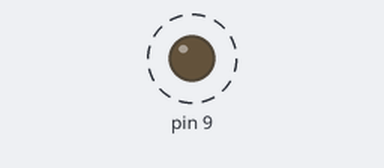
The sketch below on a simulated Arduino Uno, built with avr-gcc and run on an emulated ATmega328P. On the bench: output pins drawn as LEDs (lit = HIGH). Dashed ring = blinking.

Above: at 0.13 s.
Timing chart, 0 to 3.0 s (numbered marks = the images above):
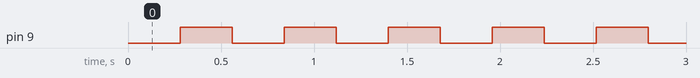

The sketch:

timer_led_blink.ino
```cpp
/****************************************************************
 * This is blinking led program using timer.
 * You can find register summary in 428 page of
 * atmega328p.pdf and pinout in pinout.png.
 * Led on pin 9, it is PORTB1 and have offset 0x25.
 * ocr_1x - OUTPUT COMPARE REGISTER - init in it value to compare
 * tccr - init in it timer prescaler and init OCR1A
 * TIMSK - TIMER COUNTER INTERRUPT MASK - enable
 * Timet/Counter Output Compare A.
 ****************************************************************/
#include <avr/io.h>
#include <util/delay.h>

/*
 * Define constant.
 */
#define WGWM_OFF        3
#define ICIE_OFF        1
#define PRESC           0x5
#define VALUE           0x1111

/*
 * Define register offset.
 */
#define TIMER_OFFSET    0x80
#define TIMSK_OFFSET    0x6F
#define OFFSET_DDR_B    0x24
#define OFFSET_PORT_B   0x25

/*
 * Mapped it.
 */
#define TIMSK_REG       *((volatile unsigned char *)TIMSK_OFFSET)
#define DDR_B           *((volatile unsigned char *)OFFSET_DDR_B)
#define PORT_B          *((volatile unsigned char *)OFFSET_PORT_B)

/*
 * Timer registers.
 */
struct timer_reg {
        unsigned char tccr_1a;
        unsigned char tccr_1b;
        unsigned char tccr_1c;
        unsigned char reserved;
        unsigned char tccr_1l;
        unsigned char tccr_1h;
        unsigned char icr_1l;
        unsigned char icr_1h;
        unsigned char ocr_1l;
        unsigned char ocr_1h;
};

volatile struct timer_reg *reg = (void *)TIMER_OFFSET;

/*
 * Init timer
 */
void init_timer()
{
        /*
         * Disable interrupt.
         */
        cli();

        /*
         * Clear registers.
         */
        reg->tccr_1a = 0;
        reg->tccr_1b = 0;
        reg->tccr_1l = 0;
        reg->tccr_1h = 0;

        /*
         * Init ocr register.
         */
        reg->ocr_1h = VALUE >> 8;
        reg->ocr_1l = VALUE & 0x00FF;

        /*
         * Init timer register.
         */
        reg->tccr_1b |= 1 << WGWM_OFF;
        reg->tccr_1b |= 1 << 2;
        reg->tccr_1b |= 1 << 0;

        TIMSK_REG |= 1 << ICIE_OFF;

        /*
         * Enable interrupt.
         */
        sei();
}

/*
 * We need to configure our register as output.
 */
void init_gpio()
{
        DDR_B = 1 << 1;
}

/*
 * Switch PORT state
 */
void led_switch()
{
        PORT_B ^= 1 << 1;
}

/*
 * Main function
 */
int main()
{
	/*
	 * Init our modules.
	 */
	init_timer();
	init_gpio();

        /*
         * Infinite loop
         */
        while (1) {
        }
}

/*
 * Interrupt service routine
 */
ISR(TIMER1_COMPA_vect)
{
	led_switch();
}
```

Measured:
- by itself, pin 9: alternates HIGH for 0.28 s and LOW for 0.28 s
